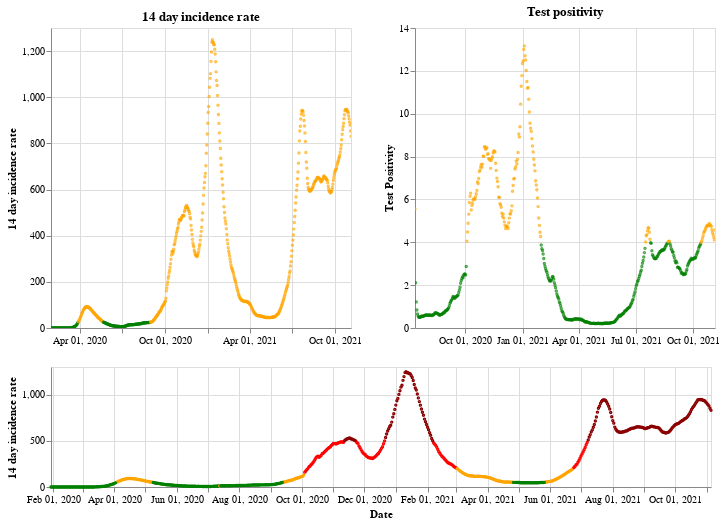

The cell this chart's notebook holds for it:
### Markdown cell above
## England

### Code cell
plot_traffic_light('England')

### Figure 1 — Vega-Lite specification as saved in the notebook (floating-point values rounded to 4 significant figures; data arrays with more than 128 entries replaced by an {"elided": "..."} marker saying what was removed)
{"config": {"view": {"continuousWidth": 400, "continuousHeight": 300}}, "vconcat": [{"hconcat": [{"mark": {"type": "point", "size": 2}, "encoding": {"color": {"condition": {"value": "green", "test": "(datum.twoWeeklyCasesRate <= 25)"}, "value": "orange"}, "tooltip": [{"type": "nominal", "field": "areaName"}, {"type": "temporal", "field": "date"}, {"type": "quantitative", "field": "twoWeeklyCasesRate"}, {"type": "quantitative", "field": "testPositivity"}], "x": {"type": "temporal", "axis": {"title": ""}, "field": "date", "scale": {"domain": {"selection": "DateBrush"}}, "timeUnit": "yearmonthdate"}, "y": {"type": "quantitative", "axis": {"title": "14 day incidence rate"}, "field": "twoWeeklyCasesRate"}}, "title": "14 day incidence rate", "width": 300}, {"mark": {"type": "point", "size": 2}, "encoding": {"color": {"condition": {"value": "green", "test": "(datum.testPositivity <= 4)"}, "value": "orange"}, "tooltip": [{"type": "nominal", "field": "areaName"}, {"type": "temporal", "field": "date"}, {"type": "quantitative", "field": "twoWeeklyCasesRate"}, {"type": "quantitative", "field": "testPositivity"}], "x": {"type": "temporal", "axis": {"title": ""}, "field": "date", "scale": {"domain": {"selection": "DateBrush"}}, "timeUnit": "yearmonthdate"}, "y": {"type": "quantitative", "axis": {"title": "Test Positivity"}, "field": "testPositivity"}}, "title": "Test positivity", "width": 300}]}, {"layer": [{"mark": {"type": "point", "size": 2}, "encoding": {"color": {"condition": {"value": "orange", "test": "(((datum.testPositivity < 4) && (datum.twoWeeklyCasesRate >= 50)) && (datum.twoWeeklyCasesRate < 200))"}, "value": "red"}, "opacity": {"condition": {"value": 1, "test": "((datum.twoWeeklyCasesRate >= 50) && (datum.twoWeeklyCasesRate < 500))"}, "value": 0}, "tooltip": [{"type": "nominal", "field": "areaName"}, {"type": "temporal", "field": "date"}, {"type": "quantitative", "field": "twoWeeklyCasesRate"}, {"type": "quantitative", "field": "testPositivity"}], "x": {"type": "temporal", "axis": {"title": "Date"}, "field": "date", "timeUnit": "yearmonthdate"}, "y": {"type": "quantitative", "axis": {"title": "14 day incidence rate"}, "field": "twoWeeklyCasesRate"}}, "selection": {"DateBrush": {"type": "interval", "encodings": ["x"], "fields": ["Time"]}}}, {"mark": {"type": "point", "size": 2}, "encoding": {"color": {"value": "darkred"}, "opacity": {"condition": {"value": 1, "test": "(datum.twoWeeklyCasesRate >= 500)"}, "value": 0}, "tooltip": [{"type": "nominal", "field": "areaName"}, {"type": "temporal", "field": "date"}, {"type": "quantitative", "field": "twoWeeklyCasesRate"}, {"type": "quantitative", "field": "testPositivity"}], "x": {"type": "temporal", "axis": {"title": "Date"}, "field": "date", "timeUnit": "yearmonthdate"}, "y": {"type": "quantitative", "axis": {"title": "14 day incidence rate"}, "field": "twoWeeklyCasesRate"}}}, {"mark": {"type": "point", "size": 2}, "encoding": {"color": {"condition": {"value": "green", "test": "((datum.testPositivity < 4) && (datum.twoWeeklyCasesRate < 50))"}, "value": "orange"}, "opacity": {"condition": {"value": 1, "test": "(datum.twoWeeklyCasesRate < 50)"}, "value": 0}, "tooltip": [{"type": "nominal", "field": "areaName"}, {"type": "temporal", "field": "date"}, {"type": "quantitative", "field": "twoWeeklyCasesRate"}, {"type": "quantitative", "field": "testPositivity"}], "x": {"type": "temporal", "axis": {"title": "Date"}, "field": "date", "timeUnit": "yearmonthdate"}, "y": {"type": "quantitative", "axis": {"title": "14 day incidence rate"}, "field": "twoWeeklyCasesRate"}}}], "height": 120, "width": 660}], "data": {"name": "data-f9451ed0616b551a0c90ce7dada0c9aa"}, "$schema": "https://vega.github.io/schema/vega-lite/v4.8.1.json", "datasets": {"data-f9451ed0616b551a0c90ce7dada0c9aa": {"elided": "646 records"}}}
